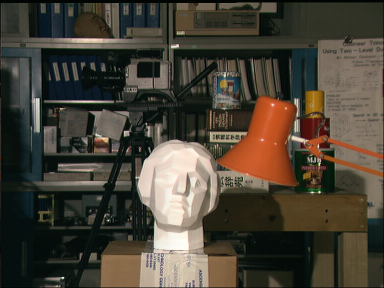
#> input picture Homework7/tsukuba_left.png, 384 x 288 px
$ jupyter execute --allow-errors HW7.ipynb
#> lines starting #> are read from the running program, lines starting #| are printed output that depends on the picture
### Homework7/Assignment7.py
import cv2 as cv
import numpy as np
import matplotlib.pyplot as plt
import torch
import torch.nn as nn
from scipy.signal import convolve2d  # TODO: use torch.nn.functional
import os

# region DEBUG
DEBUG = False


def print_debug(*args, **kwargs):
    if DEBUG:
        print(args, kwargs)


# [5 lines that do not run on import are left out]
# endregion

MAX_DISPARITY = 30      # n in the handout
KERNEL_SIZE = 5         # 5x5 box filter for smoothing
PIXEL_ROW, PIXEL_COL = 152, 152


def load_image_in_grayscale(filepath) -> torch.tensor:
    return cv.imread(filepath, cv.IMREAD_GRAYSCALE)


def sum_of_abs_diff(nparray1: np.array, nparray2: np.array) -> int:
    return (np.abs(nparray1.astype(np.int16) - nparray2.astype(np.int16))).sum().item()


def scanlines(tb_left: np.array, tb_right: np.array):
    row_idx = 152
    col_idx1 = 102
    col_len = 100
    tb_left_cropped = tb_left[row_idx][col_idx1 : col_idx1 + col_len]

    g_best = None
    d_best = None
    for d in range(col_len + 1):  # TODO: check max disparity
        tb_right_cropped = tb_right[row_idx][col_idx1 - d : col_idx1 - d + col_len]
        g = sum_of_abs_diff(tb_left_cropped, tb_right_cropped)
        if g_best == None or g < g_best:
            g_best, d_best = g, d

    return d_best


# [21 lines left out: functions plot_1d_array, plot_2d_array_as_image, not called in this run]


def shift_array(nparray: np.array, d: int) -> np.array:
    shifted = np.zeros_like(nparray)
    if d == 0:
        shifted[:, :] = nparray[:, :]
    elif d > 0:
        shifted[:, d:] = nparray[:, :-d]
    elif d < 0:
        shifted[:, : nparray.shape[1] + d] = nparray[:, -d:]
    return shifted


if DEBUG:
    a = np.array([[1, 2, 3], [4, 5, 6], [7, 8, 9]])
    assert (shift_array(a, 1) == [[0, 1, 2], [0, 4, 5], [0, 7, 8]]).all()
    assert (shift_array(a, 2) == [[0, 0, 1], [0, 0, 4], [0, 0, 7]]).all()


def auto_correlation(tb_right):
    max_d = 30
    auto_correlations = []
    for d in range(max_d + 1):
        abs_diff_image = np.abs(tb_right.astype(np.int16) - shift_array(tb_right, d).astype(np.int16))
        auto_correlations.append(abs_diff_image[152][152])

    if DEBUG:
        plot_1d_array(auto_correlations, auto_correlation.__name__)
    return auto_correlations


# TODO
def convolve2d_torch(array: np.array, kernel_size: int):
    as_tensor = torch.tensor(array, dtype=torch.float32).unsqueeze(0).unsqueeze(0)
    kernel = torch.tensor(np.ones((kernel_size, kernel_size)), dtype=torch.float32).unsqueeze(0).unsqueeze(0)
    convolved = nn.functional.conv2d(as_tensor, kernel, padding=kernel_size // 2)
    if DEBUG:
        assert convolved.shape == as_tensor.shape

    return np.array(convolved.squeeze().squeeze())


# ---------------------------------------------------------------------------
# helpers
# ---------------------------------------------------------------------------
# [7 lines left out: function _abs_diff_stack, not called in this run]


def _smooth_stack(stack, kernel_size=KERNEL_SIZE):
    """5x5 box filter (all ones, no normalization) on every difference image."""
    return np.stack([convolve2d_torch(img, kernel_size) for img in stack])


# ---------------------------------------------------------------------------
# Q4
# ---------------------------------------------------------------------------
# [107 lines left out: functions smoothing, cross_correlation, disparity_map, right_left_disparity, disparity_check, reconstruction, not called in this run]


# [11 lines that do not run on import are left out]

### Homework7/HW7.ipynb
# HW7
## Q1 rectified?

[cell 1]
import numpy as np
import matplotlib.pyplot as plt
import cv2 as cv
from Assignment7 import *

[cell 2]
left_color = cv.cvtColor(cv.imread("tsukuba_left.png"), cv.COLOR_BGR2RGB)
right_color = cv.cvtColor(cv.imread("tsukuba_right.png"), cv.COLOR_BGR2RGB)
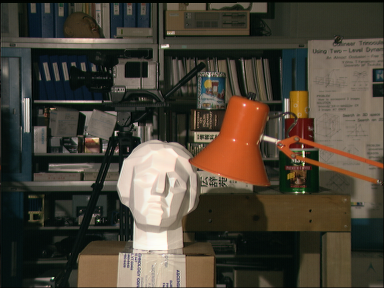
#> input picture Homework7/tsukuba_right.png, 384 x 288 px

fig, ax = plt.subplots(1, 2, figsize=(12, 4))
for a, im, t in zip(ax, [left_color, right_color], ["left", "right"]):
    a.imshow(im)
    for row in (60, 152, 230):
        a.axhline(row, color="yellow")     # same rows on both pictures
    a.set_title(t)
#> this loop made 2 passes
#> t on passes 1 to 2: 'left', 'right'
plt.show()
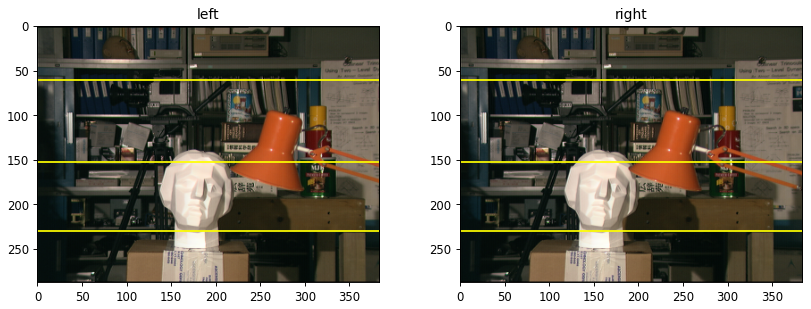
#> figure drawn by matplotlib, 2 panels

Yes, the images are rectified. The same points are on the same row in both images.
They only move left or right, so we only need to search along each row.

[cell 3]
tb_left = load_image_in_grayscale("tsukuba_left.png")
#> in load_image_in_grayscale, `return cv.imread(filepath, cv.IMREAD_GRAYSCALE)`:
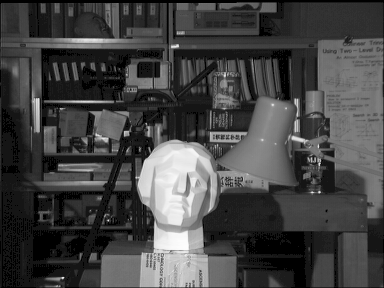
#> returned value: shape (288, 384); min 0, max 253, mean 68.4
tb_right = load_image_in_grayscale("tsukuba_right.png")
#> call 2 of load_image_in_grayscale, with filepath = 'tsukuba_right.png'
#> in load_image_in_grayscale (call 2), `return cv.imread(filepath, cv.IMREAD_GRAYSCALE)`:
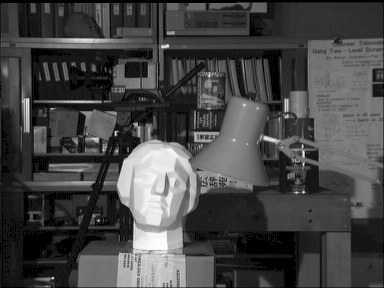
#> returned value: shape (288, 384); min 0, max 253, mean 69.5
print(tb_left.shape, tb_right.shape)    # (288, 384) (288, 384)
#| (288, 384) (288, 384)

## Q2 scanlines

[cell 4]
d_best = scanlines(tb_left, tb_right)
#> in scanlines, `tb_left_cropped = tb_left[row_idx][col_idx1 : col_idx1 + col_len]`: tb_left_cropped = 100 values, max 244 at index 75, min 0 at index 21, mean 133.7
#> the loop in scanlines, `for d in range(col_len + 1):` made 101 passes
#> (g, g_best) on passes 1 to 12: (8254, 8254), (7987, 7987), (7673, 7673), (7389, 7389), (7032, 7032), (6751, 6751), (6354, 6354), (5988, 5988), (5375, 5375), (4755, 4755), (4206, 4206), (3809, 3809)
#> g on passes 22 to 27: 2069, 2371, 2672, 2937, 3301, 3639
#> after the loop in scanlines, `for d in range(col_len + 1):`: d_best = 20; g_best = 1897
#> d_best = 20
print("max disparity:", d_best)     # 20
#| max disparity: 20

[cell 5]
row, start = 152, 102
cols = range(start, start + 100)

plt.figure(figsize=(12, 4))
plt.plot(cols, tb_left[row, start:start + 100], label="left strip", lw=2)
plt.plot(cols, tb_right[row, start:start + 100], label="right strip, no slide", alpha=0.6)
plt.plot(cols, tb_right[row, start - d_best:start - d_best + 100], "--", label=f"right strip, slid by {d_best}", lw=2)
plt.xlabel("column")
plt.ylabel("brightness")
plt.title("Q2 scanline matching")
plt.legend()
plt.grid(True)
plt.show()
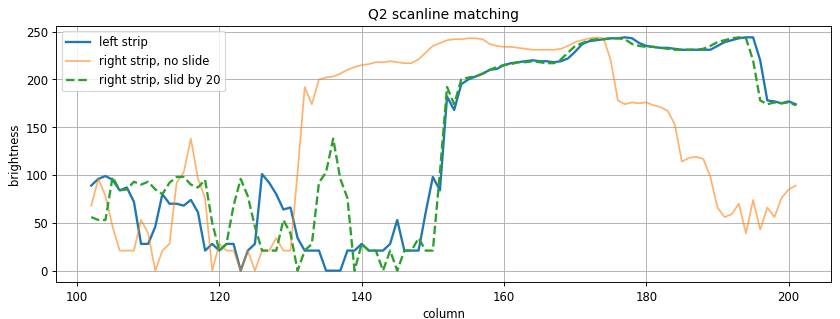
#> figure drawn by matplotlib, 1 panel; curve peaks at x = 177, y = 244; curve peaks at x = 173, y = 244; curve peaks at x = 193, y = 244

The maximum disparity for row 152, columns 102-201, is 20 pixels.
Sliding the right strip 20 pixels makes it match the left strip best.

## Q3 auto-correlation

[cell 6]
auto = auto_correlation(tb_right)
#> the loop in auto_correlation, `for d in range(max_d + 1):` made 31 passes
#> pass 2, in auto_correlation, `abs_diff_image = np.abs(tb_right.astype(np.int16) - shift_array(tb_rig..`:
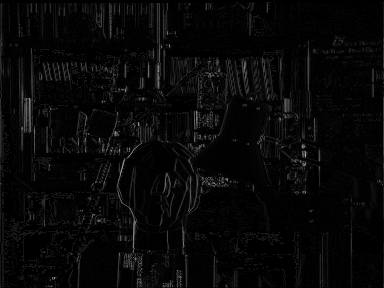
#> abs_diff_image: shape (288, 384) int16; min 0, max 174, mean 7.7
#> pass 3, in auto_correlation, `abs_diff_image = np.abs(tb_right.astype(np.int16) - shift_array(tb_rig..`:
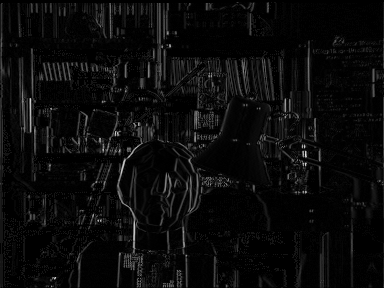
#> abs_diff_image: shape (288, 384) int16; min 0, max 228, mean 10.7
#> after the loop in auto_correlation, `for d in range(max_d + 1):`: auto_correlations = 31 values, max 241 at index 27, min 0 at index 0, mean 87.32
#> auto has the same summary as auto_correlations in auto_correlation
print([int(v) for v in auto])
#| [0, 3, 6, 13, 20, 24, 24, 23, 22, 23, 23, 25, 26, 28, 31, 35, 38, 39, 41, 67, 49, 138, 220, 220, 207, 220, 220, 241, 220, 241, 220]

plt.figure(figsize=(8, 4))
plt.plot(range(31), auto, marker="o")
plt.xlabel("disparity d (shift in pixels)")
plt.ylabel("absolute difference at (152, 152)")
plt.title("Q3 auto-correlation")
plt.grid(True)
plt.show()
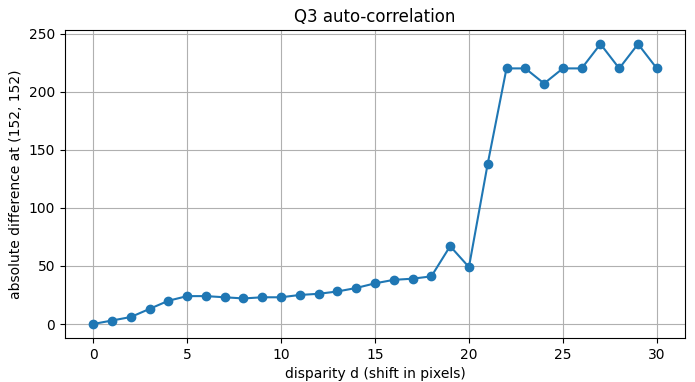
#> figure drawn by matplotlib, 1 panel; curve peaks at x = 27, y = 241

## Q4 smoothing

[cell 7]
def smoothing(tb_right):
    max_d = 30
    smoothed_values = []
    for d in range(max_d + 1):
        # same difference image as Q3
        abs_diff_image = np.abs(tb_right.astype(np.int16) - shift_array(tb_right, d).astype(np.int16))
        # add up each 5x5 neighborhood (box filter of 1s)
        smoothed = convolve2d_torch(abs_diff_image, 5)
        # keep the value at pixel (152, 152)
        smoothed_values.append(float(smoothed[152][152]))
#> after the loop, smoothed_values = []
    return smoothed_values

#> (the rest of this cell did not finish here and is left out)

[cell 8]
plt.figure(figsize=(8, 4))
#> (the rest of this cell did not finish here and is left out)

After smoothing with a 5x5 box filter (adding up 25 neighbors), the curve is smooth:
it starts at 0 for d = 0 and rises steadily, without the bumps from Q3.
The values are bigger because each one is a sum of 25 pixels.

## Q5 cross-correlation

[cell 9]
def cross_correlation(tb_left, tb_right):
    max_d = 30
    cross_values = []
    for d in range(max_d + 1):
        # shifted RIGHT image compared with the LEFT image
        abs_diff_image = np.abs(tb_left.astype(np.int16) - shift_array(tb_right, d).astype(np.int16))
        smoothed = convolve2d_torch(abs_diff_image, 5)     # same 5x5 smoothing as Q4
        cross_values.append(float(smoothed[152][152]))
#> this loop made 1 pass
#> pass 1, in cross_correlation, `abs_diff_image = np.abs(tb_left.astype(np.int16) - shift_array(tb_righ..`:
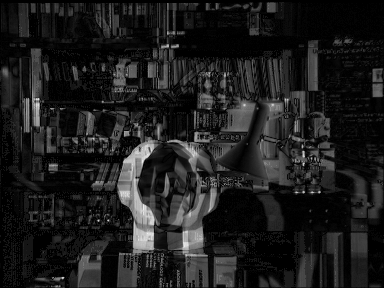
#> abs_diff_image: shape (288, 384) int16; min 0, max 239, mean 29.2
#> after the loop, cross_values = []
    return cross_values

#> (the rest of this cell did not finish here and is left out)

#> (a cell that did not finish here is left out)

The cross-correlation at (152, 152) has a clear minimum at d = 20 (value 525, about half of its neighbors).
The right image shifted by 20 pixels matches the left image best at this pixel,
so the disparity here is 20, the same as the scanline result in Q2.

## Q6 disparity map

[cell 11]
def disparity_map(tb_left, tb_right, plot_result=False):
#> called with plot_result = True
    max_d = 30
    stack = []
    for d in range(max_d + 1):
        # same as Q5: shifted right image vs left image, smoothed 5x5
        abs_diff_image = np.abs(tb_left.astype(np.int16) - shift_array(tb_right, d).astype(np.int16))
        stack.append(convolve2d_torch(abs_diff_image, 5))
#> after the loop, stack = []
    stack = np.stack(stack)                                 # shape (31, 288, 384)

    # for every pixel, pick the d with the smallest difference
    disparity = np.argmin(stack, axis=0).astype(np.uint8)

    if plot_result:
        plt.imshow(disparity, cmap="gray")
        plt.title("Q6 left-right disparity map")
        plt.colorbar()
        plt.show()
    return disparity

#> (the rest of this cell did not finish here and is left out)

The disparity map picks, for every pixel, the shift d with the smallest smoothed difference.
Close objects (the lamp and the head) are bright (large disparity), and far objects
(the back shelves) are dark (small disparity). Some pixels are noisy, especially in
plain areas and on the left edge, where there is no good match.

## Q7 right-left disparity map

[cell 12]
def right_left_disparity(tb_left, tb_right, plot_result=False):
#> called with plot_result = True
    max_d = 30
    stack = []
    for d in range(max_d + 1):
        # shift the LEFT image to the LEFT by d (negative shift) and compare with the RIGHT image
        abs_diff_image = np.abs(tb_right.astype(np.int16) - shift_array(tb_left, -d).astype(np.int16))
        stack.append(convolve2d_torch(abs_diff_image, 5))
#> after the loop, stack = []
    stack = np.stack(stack)                                  # shape (31, 288, 384)

    # best d for every pixel, then make it negative (opposite direction, as Brenda said)
    disparity = -np.argmin(stack, axis=0).astype(np.int32)

    if plot_result:
        plt.imshow(disparity, cmap="gray")
        plt.title("Q7 right-left disparity map")
        plt.colorbar()
        plt.show()
    return disparity

#> (the rest of this cell did not finish here and is left out)

The right-left map gives the same depths as Q6, but the numbers are negative (-30 to 0),
because the match is in the opposite direction. Close things (lamp and head) have big
negative numbers, so they look dark here.

## Q8 left-right disparity check

[cell 13]
def disparity_check(tb_left, tb_right):
    d_left = disparity_map(tb_left, tb_right).astype(np.int32)      # Q6: 0..30
